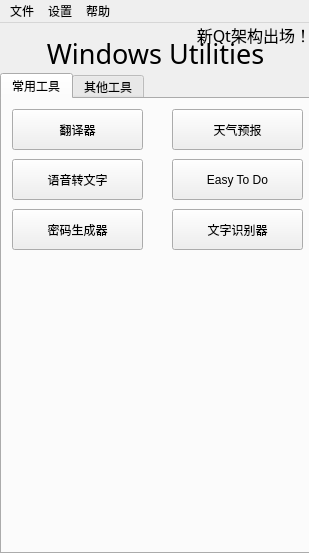
<?xml version="1.0" encoding="UTF-8"?>
<ui version="4.0">
 <class>MainWindow</class>
 <widget class="QMainWindow" name="MainWindow">
  <property name="geometry">
   <rect>
    <x>0</x>
    <y>0</y>
    <width>309</width>
    <height>553</height>
   </rect>
  </property>
  <property name="font">
   <font>
    <family>Arial</family>
   </font>
  </property>
  <property name="windowTitle">
   <string>Windows Utilities</string>
  </property>
  <property name="windowIcon">
   <iconset>
    <normaloff>../../images/pride.ico</normaloff>../../images/pride.ico</iconset>
  </property>
  <widget class="QWidget" name="centralwidget">
   <widget class="QLabel" name="main_title">
    <property name="geometry">
     <rect>
      <x>0</x>
      <y>0</y>
      <width>311</width>
      <height>61</height>
     </rect>
    </property>
    <property name="font">
     <font>
      <family>STXihei</family>
      <pointsize>20</pointsize>
     </font>
    </property>
    <property name="text">
     <string>Windows Utilities</string>
    </property>
    <property name="alignment">
     <set>Qt::AlignmentFlag::AlignCenter</set>
    </property>
   </widget>
   <widget class="QLabel" name="news">
    <property name="geometry">
     <rect>
      <x>180</x>
      <y>0</y>
      <width>131</width>
      <height>21</height>
     </rect>
    </property>
    <property name="font">
     <font>
      <family>华文细黑</family>
      <pointsize>12</pointsize>
     </font>
    </property>
    <property name="text">
     <string>新Qt架构出场！</string>
    </property>
    <property name="textFormat">
     <enum>Qt::TextFormat::AutoText</enum>
    </property>
    <property name="alignment">
     <set>Qt::AlignmentFlag::AlignRight|Qt::AlignmentFlag::AlignTop|Qt::AlignmentFlag::AlignTrailing</set>
    </property>
   </widget>
   <widget class="QTabWidget" name="tabs">
    <property name="geometry">
     <rect>
      <x>0</x>
      <y>50</y>
      <width>311</width>
      <height>481</height>
     </rect>
    </property>
    <property name="currentIndex">
     <number>0</number>
    </property>
    <widget class="QWidget" name="common_use">
     <attribute name="title">
      <string>常用工具</string>
     </attribute>
     <widget class="QPushButton" name="translator">
      <property name="geometry">
       <rect>
        <x>10</x>
        <y>10</y>
        <width>131</width>
        <height>41</height>
       </rect>
      </property>
      <property name="text">
       <string>翻译器</string>
      </property>
     </widget>
     <widget class="QPushButton" name="weather_report">
      <property name="geometry">
       <rect>
        <x>170</x>
        <y>10</y>
        <width>131</width>
        <height>41</height>
       </rect>
      </property>
      <property name="text">
       <string>天气预报</string>
      </property>
     </widget>
     <widget class="QPushButton" name="speech_to_text">
      <property name="geometry">
       <rect>
        <x>10</x>
        <y>60</y>
        <width>131</width>
        <height>41</height>
       </rect>
      </property>
      <property name="text">
       <string>语音转文字</string>
      </property>
     </widget>
     <widget class="QPushButton" name="easy_to_do">
      <property name="geometry">
       <rect>
        <x>170</x>
        <y>60</y>
        <width>131</width>
        <height>41</height>
       </rect>
      </property>
      <property name="text">
       <string>Easy To Do</string>
      </property>
     </widget>
     <widget class="QPushButton" name="password_creator">
      <property name="geometry">
       <rect>
        <x>10</x>
        <y>110</y>
        <width>131</width>
        <height>41</height>
       </rect>
      </property>
      <property name="text">
       <string>密码生成器</string>
      </property>
     </widget>
     <widget class="QPushButton" name="ocr_app">
      <property name="geometry">
       <rect>
        <x>170</x>
        <y>110</y>
        <width>131</width>
        <height>41</height>
       </rect>
      </property>
      <property name="text">
       <string>文字识别器</string>
      </property>
     </widget>
    </widget>
    <widget class="QWidget" name="other_tools">
     <attribute name="title">
      <string>其他工具</string>
     </attribute>
     <widget class="QPushButton" name="calculator">
      <property name="geometry">
       <rect>
        <x>10</x>
        <y>10</y>
        <width>121</width>
        <height>31</height>
       </rect>
      </property>
      <property name="text">
       <string>计算器</string>
      </property>
     </widget>
     <widget class="QPushButton" name="hash_checker">
      <property name="geometry">
       <rect>
        <x>10</x>
        <y>50</y>
        <width>121</width>
        <height>31</height>
       </rect>
      </property>
      <property name="text">
       <string>校验哈希</string>
      </property>
     </widget>
     <widget class="QPushButton" name="licence_creator">
      <property name="geometry">
       <rect>
        <x>10</x>
        <y>90</y>
        <width>121</width>
        <height>31</height>
       </rect>
      </property>
      <property name="text">
       <string>许可证创造器</string>
      </property>
     </widget>
     <widget class="QPushButton" name="send_mail_from_json">
      <property name="geometry">
       <rect>
        <x>10</x>
        <y>130</y>
        <width>121</width>
        <height>31</height>
       </rect>
      </property>
      <property name="text">
       <string>批量发送邮件</string>
      </property>
     </widget>
     <widget class="QGroupBox" name="ip_group">
      <property name="geometry">
       <rect>
        <x>10</x>
        <y>300</y>
        <width>121</width>
        <height>131</height>
       </rect>
      </property>
      <property name="title">
       <string>IP 工具</string>
      </property>
      <widget class="QPushButton" name="get_ip">
       <property name="geometry">
        <rect>
         <x>10</x>
         <y>50</y>
         <width>101</width>
         <height>31</height>
        </rect>
       </property>
       <property name="text">
        <string>获取IP</string>
       </property>
      </widget>
      <widget class="QPushButton" name="get_domain">
       <property name="geometry">
        <rect>
         <x>10</x>
         <y>90</y>
         <width>101</width>
         <height>31</height>
        </rect>
       </property>
       <property name="text">
        <string>获取域名</string>
       </property>
      </widget>
     </widget>
     <widget class="QGroupBox" name="qrcode_group">
      <property name="geometry">
       <rect>
        <x>150</x>
        <y>250</y>
        <width>141</width>
        <height>131</height>
       </rect>
      </property>
      <property name="title">
       <string>二维码工具</string>
      </property>
      <widget class="QPushButton" name="create_qr">
       <property name="geometry">
        <rect>
         <x>10</x>
         <y>50</y>
         <width>121</width>
         <height>31</height>
        </rect>
       </property>
       <property name="text">
        <string>生成二维码</string>
       </property>
      </widget>
      <widget class="QPushButton" name="resolve_qr">
       <property name="geometry">
        <rect>
         <x>10</x>
         <y>90</y>
         <width>121</width>
         <height>31</height>
        </rect>
       </property>
       <property name="text">
        <string>解析二维码</string>
       </property>
      </widget>
     </widget>
     <widget class="QGroupBox" name="file_group">
      <property name="geometry">
       <rect>
        <x>150</x>
        <y>10</y>
        <width>141</width>
        <height>221</height>
       </rect>
      </property>
      <property name="title">
       <string>文件工具</string>
      </property>
      <widget class="QPushButton" name="json_to_csv">
       <property name="geometry">
        <rect>
         <x>10</x>
         <y>50</y>
         <width>121</width>
         <height>31</height>
        </rect>
       </property>
       <property name="text">
        <string>JSON 转 CSV</string>
       </property>
      </widget>
      <widget class="QPushButton" name="csv_to_json">
       <property name="geometry">
        <rect>
         <x>10</x>
         <y>90</y>
         <width>121</width>
         <height>31</height>
        </rect>
       </property>
       <property name="text">
        <string>CSV 转 JSON</string>
       </property>
      </widget>
      <widget class="QPushButton" name="json_to_xml">
       <property name="geometry">
        <rect>
         <x>10</x>
         <y>140</y>
         <width>121</width>
         <height>31</height>
        </rect>
       </property>
       <property name="text">
        <string>JSON 转 XML</string>
       </property>
      </widget>
      <widget class="QPushButton" name="xml_to_json">
       <property name="geometry">
        <rect>
         <x>10</x>
         <y>180</y>
         <width>121</width>
         <height>31</height>
        </rect>
       </property>
       <property name="text">
        <string>XML 转 JSON</string>
       </property>
      </widget>
     </widget>
     <widget class="QPushButton" name="amk_app">
      <property name="geometry">
       <rect>
        <x>10</x>
        <y>170</y>
        <width>121</width>
        <height>31</height>
       </rect>
      </property>
      <property name="text">
       <string>AMK App</string>
      </property>
     </widget>
     <widget class="QPushButton" name="captcha_generator">
      <property name="geometry">
       <rect>
        <x>10</x>
        <y>210</y>
        <width>121</width>
        <height>31</height>
       </rect>
      </property>
      <property name="text">
       <string>验证码生成器</string>
      </property>
     </widget>
     <widget class="QPushButton" name="chinese_pinyin_dict">
      <property name="geometry">
       <rect>
        <x>10</x>
        <y>250</y>
        <width>121</width>
        <height>31</height>
       </rect>
      </property>
      <property name="text">
       <string>汉语拼音词典</string>
      </property>
     </widget>
    </widget>
   </widget>
  </widget>
  <widget class="QMenuBar" name="menubar">
   <property name="geometry">
    <rect>
     <x>0</x>
     <y>0</y>
     <width>309</width>
     <height>20</height>
    </rect>
   </property>
   <widget class="QMenu" name="file_menu">
    <property name="title">
     <string>文件</string>
    </property>
    <addaction name="import_settings"/>
    <addaction name="separator"/>
    <addaction name="exit"/>
   </widget>
   <widget class="QMenu" name="settings_menu">
    <property name="title">
     <string>设置</string>
    </property>
    <addaction name="choose_language_profile"/>
   </widget>
   <widget class="QMenu" name="help_menu">
    <property name="title">
     <string>帮助</string>
    </property>
    <addaction name="about"/>
   </widget>
   <addaction name="file_menu"/>
   <addaction name="settings_menu"/>
   <addaction name="help_menu"/>
  </widget>
  <action name="import_settings">
   <property name="text">
    <string>导入设置</string>
   </property>
  </action>
  <action name="exit">
   <property name="text">
    <string>退出</string>
   </property>
  </action>
  <action name="choose_language_profile">
   <property name="text">
    <string>Choose Language Profile...</string>
   </property>
  </action>
  <action name="about">
   <property name="text">
    <string>关于</string>
   </property>
  </action>
 </widget>
 <resources/>
 <connections/>
</ui>
